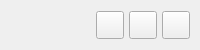
           <widget class="QFrame" name="contentTopBg">
            <property name="minimumSize">
             <size>
              <width>0</width>
              <height>50</height>
             </size>
            </property>
            <property name="maximumSize">
             <size>
              <width>16777215</width>
              <height>50</height>
             </size>
            </property>
            <property name="frameShape">
             <enum>QFrame::NoFrame</enum>
            </property>
            <property name="frameShadow">
             <enum>QFrame::Raised</enum>
            </property>
            <layout class="QHBoxLayout" name="horizontalLayout">
             <property name="spacing">
              <number>0</number>
             </property>
             <property name="leftMargin">
              <number>0</number>
             </property>
             <property name="topMargin">
              <number>0</number>
             </property>
             <property name="rightMargin">
              <number>10</number>
             </property>
             <property name="bottomMargin">
              <number>0</number>
             </property>
             <item>
              <widget class="QFrame" name="leftBox">
               <property name="sizePolicy">
                <sizepolicy hsizetype="Expanding" vsizetype="Preferred">
                 <horstretch>0</horstretch>
                 <verstretch>0</verstretch>
                </sizepolicy>
               </property>
               <property name="frameShape">
                <enum>QFrame::NoFrame</enum>
               </property>
               <property name="frameShadow">
                <enum>QFrame::Raised</enum>
               </property>
               <layout class="QHBoxLayout" name="horizontalLayout_3">
                <property name="spacing">
                 <number>0</number>
                </property>
                <property name="leftMargin">
                 <number>0</number>
                </property>
                <property name="topMargin">
                 <number>0</number>
                </property>
                <property name="rightMargin">
                 <number>0</number>
                </property>
                <property name="bottomMargin">
                 <number>0</number>
                </property>
               </layout>
              </widget>
             </item>
             <item alignment="Qt::AlignRight">
              <widget class="QFrame" name="rightButtons">
               <property name="minimumSize">
                <size>
                 <width>0</width>
                 <height>28</height>
                </size>
               </property>
               <property name="frameShape">
                <enum>QFrame::NoFrame</enum>
               </property>
               <property name="frameShadow">
                <enum>QFrame::Raised</enum>
               </property>
               <layout class="QHBoxLayout" name="horizontalLayout_2">
                <property name="spacing">
                 <number>5</number>
                </property>
                <property name="leftMargin">
                 <number>0</number>
                </property>
                <property name="topMargin">
                 <number>0</number>
                </property>
                <property name="rightMargin">
                 <number>0</number>
                </property>
                <property name="bottomMargin">
                 <number>0</number>
                </property>
                <item>
                 <widget class="QPushButton" name="minimizeAppBtn">
                  <property name="minimumSize">
                   <size>
                    <width>28</width>
                    <height>28</height>
                   </size>
                  </property>
                  <property name="maximumSize">
                   <size>
                    <width>28</width>
                    <height>28</height>
                   </size>
                  </property>
                  <property name="cursor">
                   <cursorShape>PointingHandCursor</cursorShape>
                  </property>
                  <property name="toolTip">
                   <string>Minimize</string>
                  </property>
                  <property name="text">
                   <string/>
                  </property>
                  <property name="icon">
                   <iconset resource="resources.qrc">
                    <normaloff>:/icons/images/icons/icon_minimize.png</normaloff>:/icons/images/icons/icon_minimize.png</iconset>
                  </property>
                  <property name="iconSize">
                   <size>
                    <width>20</width>
                    <height>20</height>
                   </size>
                  </property>
                 </widget>
                </item>
                <item>
                 <widget class="QPushButton" name="maximizeRestoreAppBtn">
                  <property name="minimumSize">
                   <size>
                    <width>28</width>
                    <height>28</height>
                   </size>
                  </property>
                  <property name="maximumSize">
                   <size>
                    <width>28</width>
                    <height>28</height>
                   </size>
                  </property>
                  <property name="font">
                   <font>
                    <pointsize>10</pointsize>
                    <italic>false</italic>
                    <bold>false</bold>
                    <stylestrategy>PreferDefault</stylestrategy>
                   </font>
                  </property>
                  <property name="cursor">
                   <cursorShape>PointingHandCursor</cursorShape>
                  </property>
                  <property name="toolTip">
                   <string>Maximize</string>
                  </property>
                  <property name="text">
                   <string/>
                  </property>
                  <property name="icon">
                   <iconset resource="resources.qrc">
                    <normaloff>:/icons/images/icons/icon_maximize.png</normaloff>:/icons/images/icons/icon_maximize.png</iconset>
                  </property>
                  <property name="iconSize">
                   <size>
                    <width>20</width>
                    <height>20</height>
                   </size>
                  </property>
                 </widget>
                </item>
                <item>
                 <widget class="QPushButton" name="closeAppBtn">
                  <property name="minimumSize">
                   <size>
                    <width>28</width>
                    <height>28</height>
                   </size>
                  </property>
                  <property name="maximumSize">
                   <size>
                    <width>28</width>
                    <height>28</height>
                   </size>
                  </property>
                  <property name="cursor">
                   <cursorShape>PointingHandCursor</cursorShape>
                  </property>
                  <property name="toolTip">
                   <string>Close</string>
                  </property>
                  <property name="text">
                   <string/>
                  </property>
                  <property name="icon">
                   <iconset resource="resources.qrc">
                    <normaloff>:/icons/images/icons/icon_close.png</normaloff>:/icons/images/icons/icon_close.png</iconset>
                  </property>
                  <property name="iconSize">
                   <size>
                    <width>20</width>
                    <height>20</height>
                   </size>
                  </property>
                 </widget>
                </item>
               </layout>
              </widget>
             </item>
            </layout>
           </widget>
